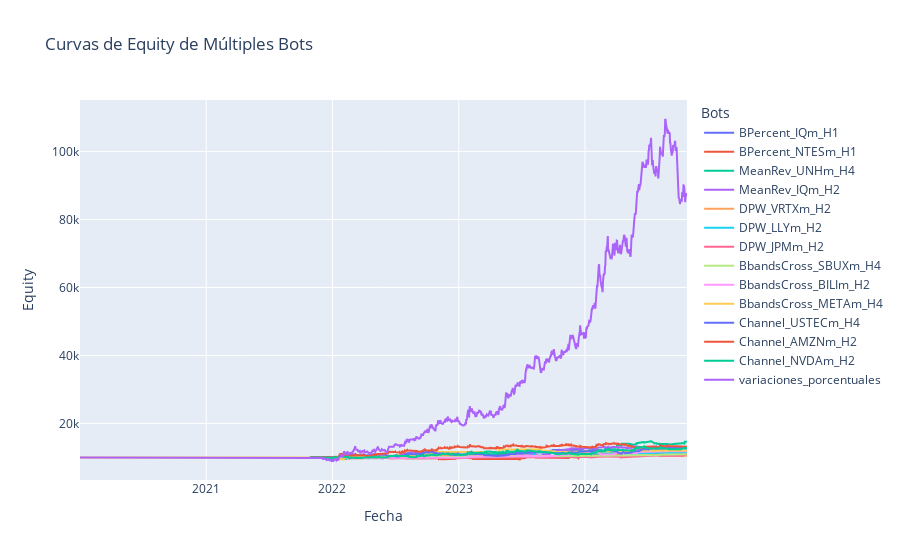

The cell this chart's notebook holds for it:
### Code cell
import plotly.graph_objects as go

# Crear una figura vacía
fig = go.Figure()

# Recorrer las curvas de equity de cada bot y agregarlas al gráfico
for k, v in equity_curves.items():
    
    fig.add_trace(go.Scatter(x=v.index, y=v.Equity, mode='lines', name=k))

# Actualizar los detalles del layout del gráfico
fig.update_layout(
    title="Curvas de Equity de Múltiples Bots",
    xaxis_title="Fecha",
    yaxis_title="Equity",
    legend_title="Bots"
)

# Mostrar el gráfico
fig.show()

### Figure 1 — Plotly figure (JSON) as saved in the notebook; plotly's stock layout.template omitted (floating-point values rounded to 4 significant figures; data arrays with more than 128 entries replaced by an {"elided": "..."} marker saying what was removed)
{"data": [{"mode": "lines", "name": "BPercent_IQm_H1", "type": "scatter", "x": {"elided": "5223 str values"}, "y": {"elided": "5223 float values"}}, {"mode": "lines", "name": "BPercent_NTESm_H1", "type": "scatter", "x": {"elided": "6712 str values"}, "y": {"elided": "6712 float values"}}, {"mode": "lines", "name": "MeanRev_UNHm_H4", "type": "scatter", "x": {"elided": "1749 str values"}, "y": {"elided": "1749 float values"}}, {"mode": "lines", "name": "MeanRev_IQm_H2", "type": "scatter", "x": {"elided": "2983 str values"}, "y": {"elided": "2983 float values"}}, {"mode": "lines", "name": "DPW_VRTXm_H2", "type": "scatter", "x": {"elided": "2983 str values"}, "y": {"elided": "2983 float values"}}, {"mode": "lines", "name": "DPW_LLYm_H2", "type": "scatter", "x": {"elided": "2983 str values"}, "y": {"elided": "2983 float values"}}, {"mode": "lines", "name": "DPW_JPMm_H2", "type": "scatter", "x": {"elided": "2983 str values"}, "y": {"elided": "2983 float values"}}, {"mode": "lines", "name": "BbandsCross_SBUXm_H4", "type": "scatter", "x": {"elided": "1749 str values"}, "y": {"elided": "1749 float values"}}, {"mode": "lines", "name": "BbandsCross_BILIm_H2", "type": "scatter", "x": {"elided": "3932 str values"}, "y": {"elided": "3932 float values"}}, {"mode": "lines", "name": "BbandsCross_METAm_H4", "type": "scatter", "x": {"elided": "3736 str values"}, "y": {"elided": "3736 float values"}}, {"mode": "lines", "name": "Channel_USTECm_H4", "type": "scatter", "x": {"elided": "4676 str values"}, "y": {"elided": "4676 float values"}}, {"mode": "lines", "name": "Channel_AMZNm_H2", "type": "scatter", "x": {"elided": "3989 str values"}, "y": {"elided": "3989 float values"}}, {"mode": "lines", "name": "Channel_NVDAm_H2", "type": "scatter", "x": {"elided": "3989 str values"}, "y": {"elided": "3989 float values"}}, {"mode": "lines", "name": "variaciones_porcentuales", "type": "scatter", "x": {"elided": "1756 str values"}, "y": {"elided": "1756 float values"}}], "layout": {"legend": {"title": {"text": "Bots"}}, "title": {"text": "Curvas de Equity de Múltiples Bots"}, "xaxis": {"title": {"text": "Fecha"}}, "yaxis": {"title": {"text": "Equity"}}}}
